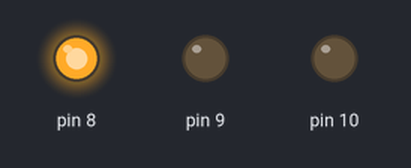
This sketch was run on a simulated Arduino Uno, built with avr-gcc and run on an emulated ATmega328P. On the bench: output pins drawn as LEDs (lit = HIGH).

Above: at 0.5 s.
At 3.5 s:
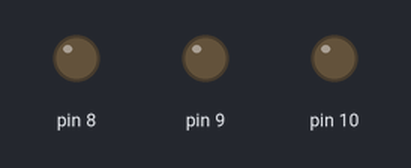
Timing chart, 0 to 7.9 s (numbered marks = the images above):
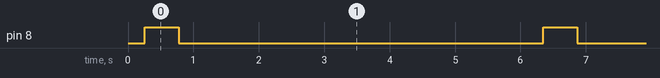

Measured:
- by itself, pin 8: alternates HIGH for 0.52 s and LOW for 5.6 s

The sketch:

fed_in_fed_out.ino
```cpp
void setup(){
  //initialize the led pins 4-11
  for (int thisPin=8; thisPin<11; thisPin++){
    pinMode(thisPin, OUTPUT);
  }//end for
}//end setup

void loop(){
  //Fade leds up
  for (int thisPin=8; thisPin<11; thisPin++){
    for (int fadeValue = 0; fadeValue < 256; fadeValue++){
      analogWrite(thisPin,fadeValue);
      delay(2);
    }//end for
    //Fade leds down
    for (int fadeValue = 255; fadeValue >=0; fadeValue--){
      analogWrite(thisPin,fadeValue);
      delay(2);
    }//end for
    delay(1000);
  }//end for
}//end loop
```
